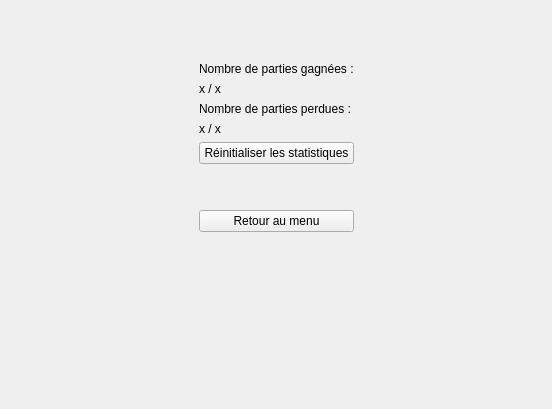
<?xml version="1.0" encoding="UTF-8"?>
<ui version="4.0">
 <class>MainWindow</class>
 <widget class="QMainWindow" name="MainWindow">
  <property name="geometry">
   <rect>
    <x>0</x>
    <y>0</y>
    <width>552</width>
    <height>409</height>
   </rect>
  </property>
  <property name="windowTitle">
   <string>MainWindow</string>
  </property>
  <widget class="QWidget" name="centralWidget">
   <layout class="QGridLayout" name="gridLayout">
    <item row="0" column="0">
     <widget class="QStackedWidget" name="stackedWidget">
      <property name="currentIndex">
       <number>2</number>
      </property>
      <widget class="QWidget" name="page_menu">
       <layout class="QGridLayout" name="gridLayout_2">
        <item row="0" column="0">
         <spacer name="verticalSpacer">
          <property name="orientation">
           <enum>Qt::Vertical</enum>
          </property>
          <property name="sizeHint" stdset="0">
           <size>
            <width>20</width>
            <height>40</height>
           </size>
          </property>
         </spacer>
        </item>
        <item row="1" column="0">
         <layout class="QGridLayout" name="gridLayout_3">
          <property name="bottomMargin">
           <number>50</number>
          </property>
          <item row="1" column="1">
           <widget class="QPushButton" name="pushButton_newGame">
            <property name="minimumSize">
             <size>
              <width>130</width>
              <height>0</height>
             </size>
            </property>
            <property name="maximumSize">
             <size>
              <width>200</width>
              <height>16777215</height>
             </size>
            </property>
            <property name="text">
             <string>Nouveau jeu</string>
            </property>
           </widget>
          </item>
          <item row="1" column="2">
           <spacer name="horizontalSpacer_2">
            <property name="orientation">
             <enum>Qt::Horizontal</enum>
            </property>
            <property name="sizeHint" stdset="0">
             <size>
              <width>40</width>
              <height>20</height>
             </size>
            </property>
           </spacer>
          </item>
          <item row="2" column="1">
           <widget class="QPushButton" name="pushButton_stats">
            <property name="minimumSize">
             <size>
              <width>130</width>
              <height>0</height>
             </size>
            </property>
            <property name="maximumSize">
             <size>
              <width>200</width>
              <height>16777215</height>
             </size>
            </property>
            <property name="text">
             <string>Statistiques</string>
            </property>
           </widget>
          </item>
          <item row="1" column="0">
           <spacer name="horizontalSpacer">
            <property name="orientation">
             <enum>Qt::Horizontal</enum>
            </property>
            <property name="sizeHint" stdset="0">
             <size>
              <width>40</width>
              <height>20</height>
             </size>
            </property>
           </spacer>
          </item>
          <item row="3" column="1">
           <widget class="QPushButton" name="pushButton_settings">
            <property name="minimumSize">
             <size>
              <width>130</width>
              <height>0</height>
             </size>
            </property>
            <property name="maximumSize">
             <size>
              <width>200</width>
              <height>16777215</height>
             </size>
            </property>
            <property name="text">
             <string>Options</string>
            </property>
           </widget>
          </item>
          <item row="4" column="1">
           <widget class="QPushButton" name="pushButton_quit">
            <property name="minimumSize">
             <size>
              <width>130</width>
              <height>0</height>
             </size>
            </property>
            <property name="maximumSize">
             <size>
              <width>200</width>
              <height>16777215</height>
             </size>
            </property>
            <property name="text">
             <string>Quitter</string>
            </property>
           </widget>
          </item>
         </layout>
        </item>
        <item row="2" column="0">
         <spacer name="verticalSpacer_3">
          <property name="orientation">
           <enum>Qt::Vertical</enum>
          </property>
          <property name="sizeHint" stdset="0">
           <size>
            <width>20</width>
            <height>40</height>
           </size>
          </property>
         </spacer>
        </item>
       </layout>
      </widget>
      <widget class="QWidget" name="page_game"/>
      <widget class="QWidget" name="page_stats">
       <layout class="QGridLayout" name="gridLayout_4">
        <item row="0" column="0">
         <spacer name="horizontalSpacer_5">
          <property name="orientation">
           <enum>Qt::Horizontal</enum>
          </property>
          <property name="sizeHint" stdset="0">
           <size>
            <width>40</width>
            <height>20</height>
           </size>
          </property>
         </spacer>
        </item>
        <item row="0" column="1" colspan="2">
         <layout class="QVBoxLayout" name="verticalLayout">
          <item>
           <spacer name="verticalSpacer_6">
            <property name="orientation">
             <enum>Qt::Vertical</enum>
            </property>
            <property name="sizeHint" stdset="0">
             <size>
              <width>20</width>
              <height>40</height>
             </size>
            </property>
           </spacer>
          </item>
          <item>
           <widget class="QLabel" name="label_titleWon">
            <property name="text">
             <string>Nombre de parties gagnées :</string>
            </property>
           </widget>
          </item>
          <item>
           <widget class="QLabel" name="label_wonGames">
            <property name="text">
             <string>x / x</string>
            </property>
           </widget>
          </item>
          <item>
           <widget class="QLabel" name="label_titleLost">
            <property name="text">
             <string>Nombre de parties perdues :</string>
            </property>
           </widget>
          </item>
          <item>
           <widget class="QLabel" name="label_lostGames">
            <property name="text">
             <string>x / x</string>
            </property>
           </widget>
          </item>
          <item>
           <widget class="QPushButton" name="pushButton_reset">
            <property name="minimumSize">
             <size>
              <width>130</width>
              <height>0</height>
             </size>
            </property>
            <property name="maximumSize">
             <size>
              <width>200</width>
              <height>16777215</height>
             </size>
            </property>
            <property name="text">
             <string>Réinitialiser les statistiques</string>
            </property>
           </widget>
          </item>
          <item>
           <spacer name="verticalSpacer_4">
            <property name="orientation">
             <enum>Qt::Vertical</enum>
            </property>
            <property name="sizeHint" stdset="0">
             <size>
              <width>20</width>
              <height>40</height>
             </size>
            </property>
           </spacer>
          </item>
          <item>
           <widget class="QPushButton" name="pushButton_menuReturn">
            <property name="minimumSize">
             <size>
              <width>130</width>
              <height>0</height>
             </size>
            </property>
            <property name="maximumSize">
             <size>
              <width>200</width>
              <height>16777215</height>
             </size>
            </property>
            <property name="text">
             <string>Retour au menu</string>
            </property>
           </widget>
          </item>
         </layout>
        </item>
        <item row="1" column="1">
         <spacer name="verticalSpacer_2">
          <property name="orientation">
           <enum>Qt::Vertical</enum>
          </property>
          <property name="sizeHint" stdset="0">
           <size>
            <width>20</width>
            <height>40</height>
           </size>
          </property>
         </spacer>
        </item>
        <item row="0" column="3">
         <spacer name="horizontalSpacer_3">
          <property name="orientation">
           <enum>Qt::Horizontal</enum>
          </property>
          <property name="sizeHint" stdset="0">
           <size>
            <width>40</width>
            <height>20</height>
           </size>
          </property>
         </spacer>
        </item>
       </layout>
      </widget>
      <widget class="QWidget" name="page_settings">
       <property name="minimumSize">
        <size>
         <width>130</width>
         <height>0</height>
        </size>
       </property>
       <layout class="QGridLayout" name="gridLayout_5">
        <item row="0" column="0">
         <spacer name="horizontalSpacer_6">
          <property name="orientation">
           <enum>Qt::Horizontal</enum>
          </property>
          <property name="sizeHint" stdset="0">
           <size>
            <width>40</width>
            <height>20</height>
           </size>
          </property>
         </spacer>
        </item>
        <item row="0" column="3">
         <spacer name="horizontalSpacer_4">
          <property name="orientation">
           <enum>Qt::Horizontal</enum>
          </property>
          <property name="sizeHint" stdset="0">
           <size>
            <width>40</width>
            <height>20</height>
           </size>
          </property>
         </spacer>
        </item>
        <item row="2" column="1">
         <spacer name="verticalSpacer_5">
          <property name="orientation">
           <enum>Qt::Vertical</enum>
          </property>
          <property name="sizeHint" stdset="0">
           <size>
            <width>20</width>
            <height>40</height>
           </size>
          </property>
         </spacer>
        </item>
        <item row="0" column="1" colspan="2">
         <layout class="QVBoxLayout" name="verticalLayout_2">
          <item>
           <spacer name="verticalSpacer_8">
            <property name="orientation">
             <enum>Qt::Vertical</enum>
            </property>
            <property name="sizeHint" stdset="0">
             <size>
              <width>20</width>
              <height>40</height>
             </size>
            </property>
           </spacer>
          </item>
          <item>
           <widget class="QLabel" name="label_titleSound">
            <property name="text">
             <string>Sons d'ambiance :</string>
            </property>
           </widget>
          </item>
          <item>
           <layout class="QHBoxLayout" name="horizontalLayout">
            <item>
             <widget class="QRadioButton" name="radioButton_soundOn">
              <property name="text">
               <string>Activer</string>
              </property>
              <attribute name="buttonGroup">
               <string notr="true">buttonGroup</string>
              </attribute>
             </widget>
            </item>
            <item>
             <widget class="QRadioButton" name="radioButton_soundOff">
              <property name="text">
               <string>Désactiver</string>
              </property>
              <attribute name="buttonGroup">
               <string notr="true">buttonGroup</string>
              </attribute>
             </widget>
            </item>
           </layout>
          </item>
          <item>
           <spacer name="verticalSpacer_7">
            <property name="orientation">
             <enum>Qt::Vertical</enum>
            </property>
            <property name="sizeHint" stdset="0">
             <size>
              <width>20</width>
              <height>40</height>
             </size>
            </property>
           </spacer>
          </item>
          <item>
           <widget class="QPushButton" name="pushButton_menuReturn_2">
            <property name="minimumSize">
             <size>
              <width>130</width>
              <height>0</height>
             </size>
            </property>
            <property name="maximumSize">
             <size>
              <width>200</width>
              <height>16777215</height>
             </size>
            </property>
            <property name="text">
             <string>Retour au menu</string>
            </property>
           </widget>
          </item>
         </layout>
        </item>
       </layout>
      </widget>
     </widget>
    </item>
   </layout>
   <zorder>stackedWidget</zorder>
   <zorder>verticalSpacer_2</zorder>
  </widget>
 </widget>
 <layoutdefault spacing="6" margin="11"/>
 <resources/>
 <connections/>
 <buttongroups>
  <buttongroup name="buttonGroup"/>
 </buttongroups>
</ui>
